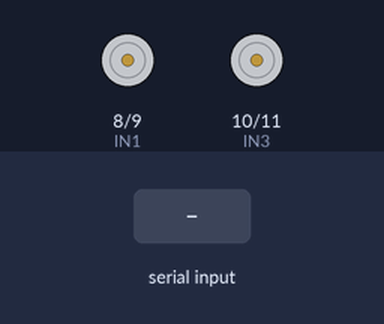
Bench run of a sketch on a simulated Arduino Uno, built with avr-gcc and run on an emulated ATmega328P. Parts: motor-driver pin pairs drawn as motors (green arrow = first pin HIGH = forward, orange = second pin HIGH = backward, longer = more drive). Inputs (shaded band) come from the test bench.

Above: at 1.2 s.
1.3 s: "F" received over Serial
At 2.5 s:
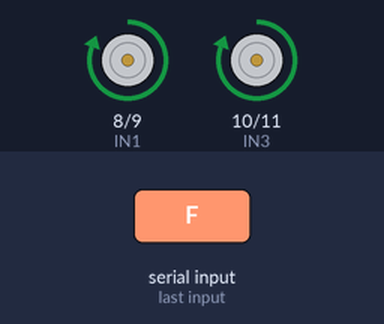
2.8 s: "B" received over Serial
At 3.6 s:
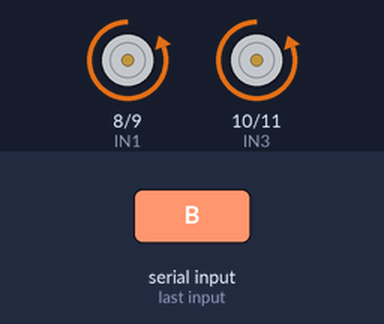
4.3 s: "L" received over Serial
At 4.7 s:
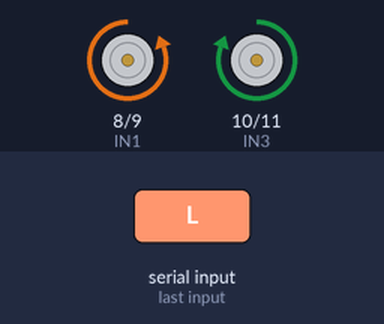
5.8 s: "R" received over Serial
At 7.0 s:
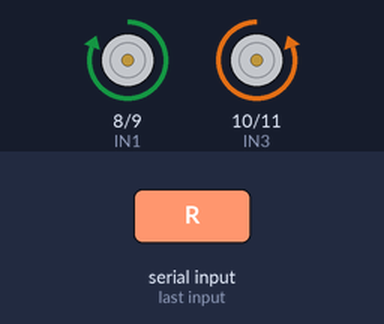
7.3 s: "S" received over Serial
At 8.2 s:
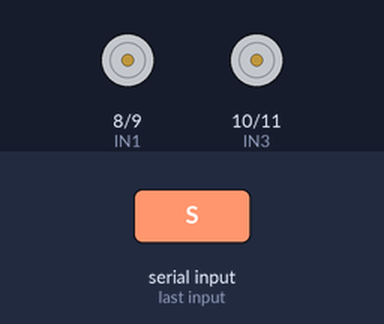
Timing chart, 0 to 9.8 s (numbered marks = the images above; inputs shaded):
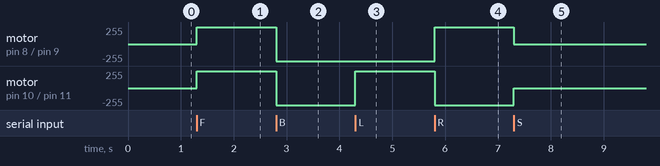

The sketch:

Arduino.ino
```cpp
#define IN1 8
#define IN2 9
#define IN3 10
#define IN4 11

void setup() {
  Serial.begin(9600);

  pinMode(IN1, OUTPUT);
  pinMode(IN2, OUTPUT);
  pinMode(IN3, OUTPUT);
  pinMode(IN4, OUTPUT);
}

void loop() {
  if (Serial.available()) {
    char command = Serial.read();

    switch (command) {
      case 'F': moveForward(); break;
      case 'B': moveBackward(); break;
      case 'L': turnLeft(); break;
      case 'R': turnRight(); break;
      case 'S': stopMotors(); break;
    }
  }
}

void moveForward() {
  digitalWrite(IN1, HIGH); digitalWrite(IN2, LOW);
  digitalWrite(IN3, HIGH); digitalWrite(IN4, LOW);
}

void moveBackward() {
  digitalWrite(IN1, LOW); digitalWrite(IN2, HIGH);
  digitalWrite(IN3, LOW); digitalWrite(IN4, HIGH);
}

void turnLeft() {
  digitalWrite(IN1, LOW); digitalWrite(IN2, HIGH);
  digitalWrite(IN3, HIGH); digitalWrite(IN4, LOW);
}

void turnRight() {
  digitalWrite(IN1, HIGH); digitalWrite(IN2, LOW);
  digitalWrite(IN3, LOW); digitalWrite(IN4, HIGH);
}

void stopMotors() {
  digitalWrite(IN1, LOW); digitalWrite(IN2, LOW);
  digitalWrite(IN3, LOW); digitalWrite(IN4, LOW);
}
```

Measured:
- after the input at 1.3 s, motor on pin 8 (IN1) / pin 9 (IN2), motor on pin 10 (IN3) / pin 11 (IN4): stopped → forward 255/255 at once
- after the input at 2.8 s, motor on pin 8 (IN1) / pin 9 (IN2), motor on pin 10 (IN3) / pin 11 (IN4): forward 255/255 → backward 255/255 at once
- after the input at 4.3 s, motor on pin 10 (IN3) / pin 11 (IN4): backward 255/255 → forward 255/255 at once
- after the input at 5.8 s, motor on pin 8 (IN1) / pin 9 (IN2): backward 255/255 → forward 255/255 at once; motor on pin 10 (IN3) / pin 11 (IN4): forward 255/255 → backward 255/255 at once
- after the input at 7.3 s, motor on pin 8 (IN1) / pin 9 (IN2): forward 255/255 → stopped at once; motor on pin 10 (IN3) / pin 11 (IN4): backward 255/255 → stopped at once
